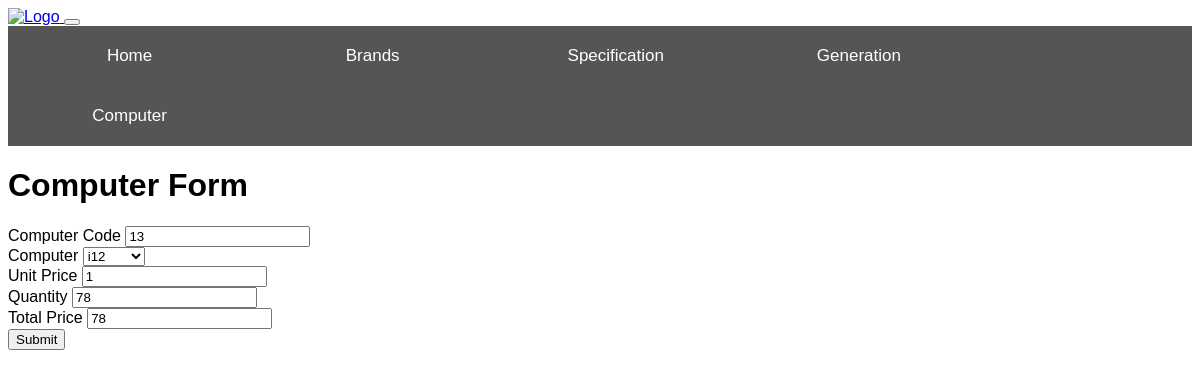
Screenshot of //update/6 with the database file from the repository.
### computer/models.py (models this page shows, shortened)
class Computer(models.Model):
    computer_code = models.CharField(max_length=50, unique=True)
    computer = models.ForeignKey(ComputerGeneration, on_delete=models.CASCADE,related_name='computer')
    quantity = models.PositiveIntegerField()
    unit_rate = models.PositiveIntegerField()
    total_price = models.PositiveIntegerField()

### computer/views.py (the view, shortened to what this page needs)
# urls.py: path('update/<int:pk>', views.UpdateComputerView.as_view(), name='update_computer'),
class UpdateComputerView(View):
    def get(self, request, pk):
        computer = get_object_or_404(Computer, pk=pk)
        form = ComputerForm(instance=computer)
        return render(request, 'update.html', {'form': form})

### computer/forms.py
class ComputerForm(forms.ModelForm):
    class Meta:
        model = Computer
        fields = '__all__'

### computer/models.py (called while the page is built)
    def __str__(self):
        return self.generation

### Templates/update.html (shortened to what this page needs)
<!DOCTYPE html>
<html lang="en">
<head>
</head>
<body>
  <div class="container-fluid">
    {% include 'navbar.html' %}
    <div class="container">
        <h1>Computer Form</h1>
  <form method="POST" action="" enctype="multipart/form-data">
    <div class="form-group">
      <label for="computer_code">Computer Code</label>
      {{ form.computer_code }}
    </div>
    <div class="form-group">
      <label for="computer">Computer</label>
      {{ form.computer }}
    </div>
    <div class="form-group">
      <label for="computer_unit">Unit Price</label>
      {{ form.quantity }}
    </div>
    <div class="form-group">
      <label for="computer_quantity">Quantity</label>
      {{ form.unit_rate }}
    </div>
    <div class="form-group">
    <label for="computer_code">Total Price</label>
    {{ form.total_price  }}
    </div>
    <button type="submit" class="btn btn-primary">Submit</button>
  </form>
    </div>
  </div>
</body>
</html>

### Templates/navbar.html (style rules this page uses)
body { font-family: Arial, Helvetica, sans-serif; }

### rows the page displays
Computer: computer_code "13", computer "i12", quantity "1", unit_rate "78", total_price "78"
